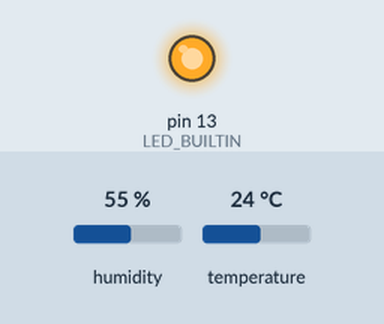
Simulated run of this sketch. Board: Arduino Uno, built with avr-gcc and run on an emulated ATmega328P. On the bench: output pins drawn as LEDs (lit = HIGH). The test bench sets the inputs (shaded band); at power-on: humidity 55 %, temperature 24 °C. What the sketch prints to the serial monitor is not drawn.

Above: at 15.0 s.
At 45.0 s:
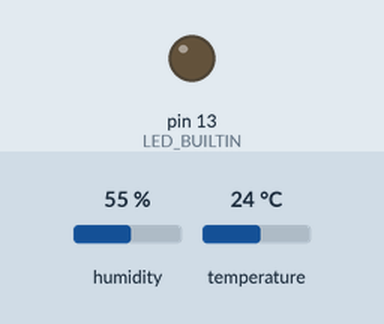
Timing chart, 0 to 78.0 s (numbered marks = the images above):
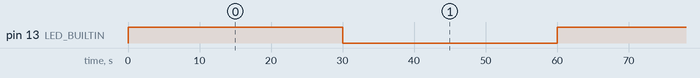

The sketch:

temp.ino
```cpp
#include <dht.h>

dht DHT;
String outgoing_message;
void setup() {
  Serial.begin(115200);
  pinMode(LED_BUILTIN,  OUTPUT);
}

void loop() {
  int chk = DHT.read11(7);
  float t = DHT.temperature;
  outgoing_message = "Temperature: " + String(DHT.temperature) + ", Humidity: " + DHT.humidity;
//  Serial.print("Temperature = ");
//  Serial.print(t);
//  Serial.println(" *C ");
  Serial.println(outgoing_message);
  digitalWrite(LED_BUILTIN, HIGH);
  delay(30000);
  digitalWrite(LED_BUILTIN, LOW);
  delay(30000);
}
```

Measured:
- by itself, pin 13 (LED_BUILTIN): alternates HIGH for 30.0 s and LOW for 30.0 s
